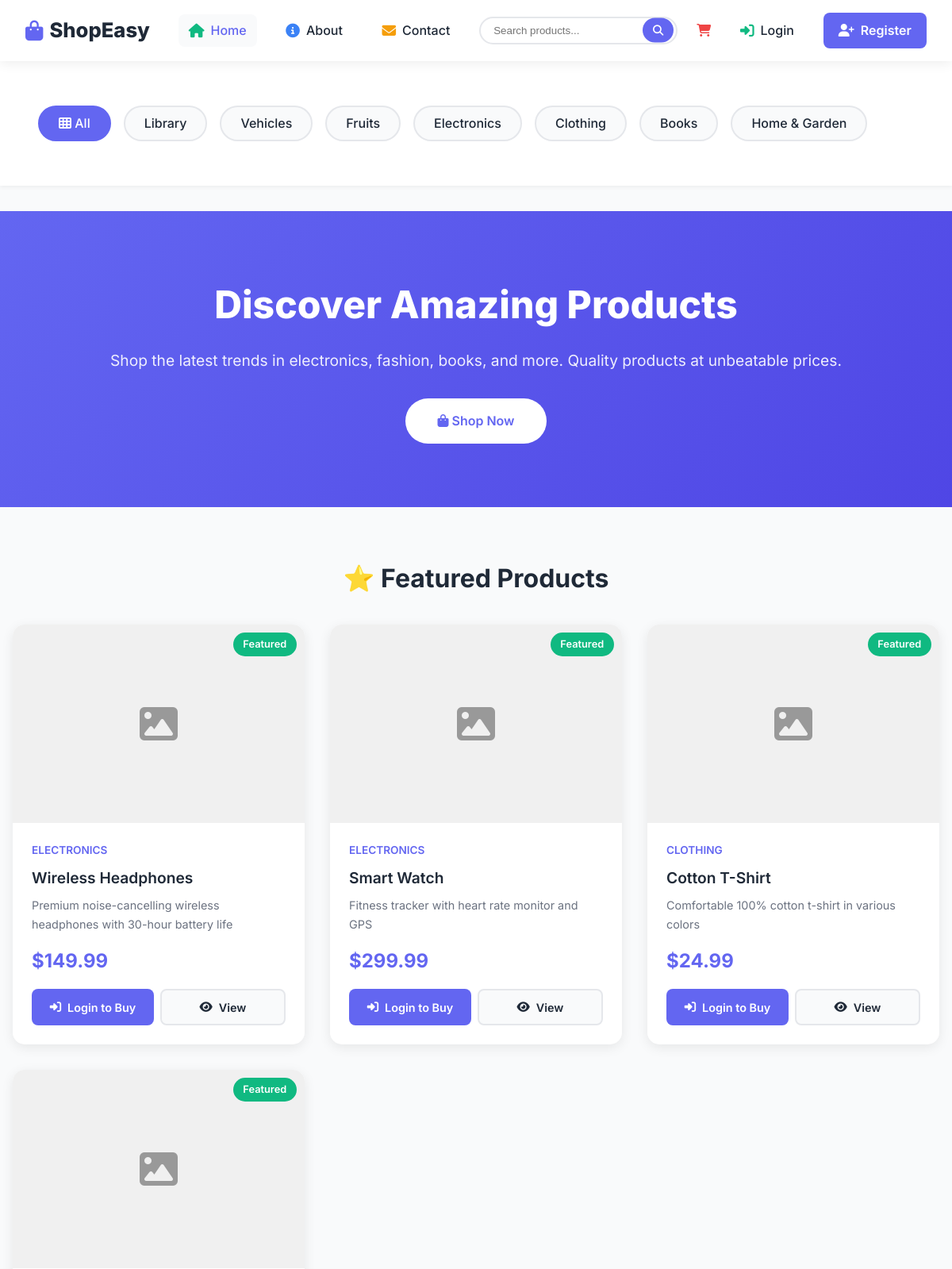
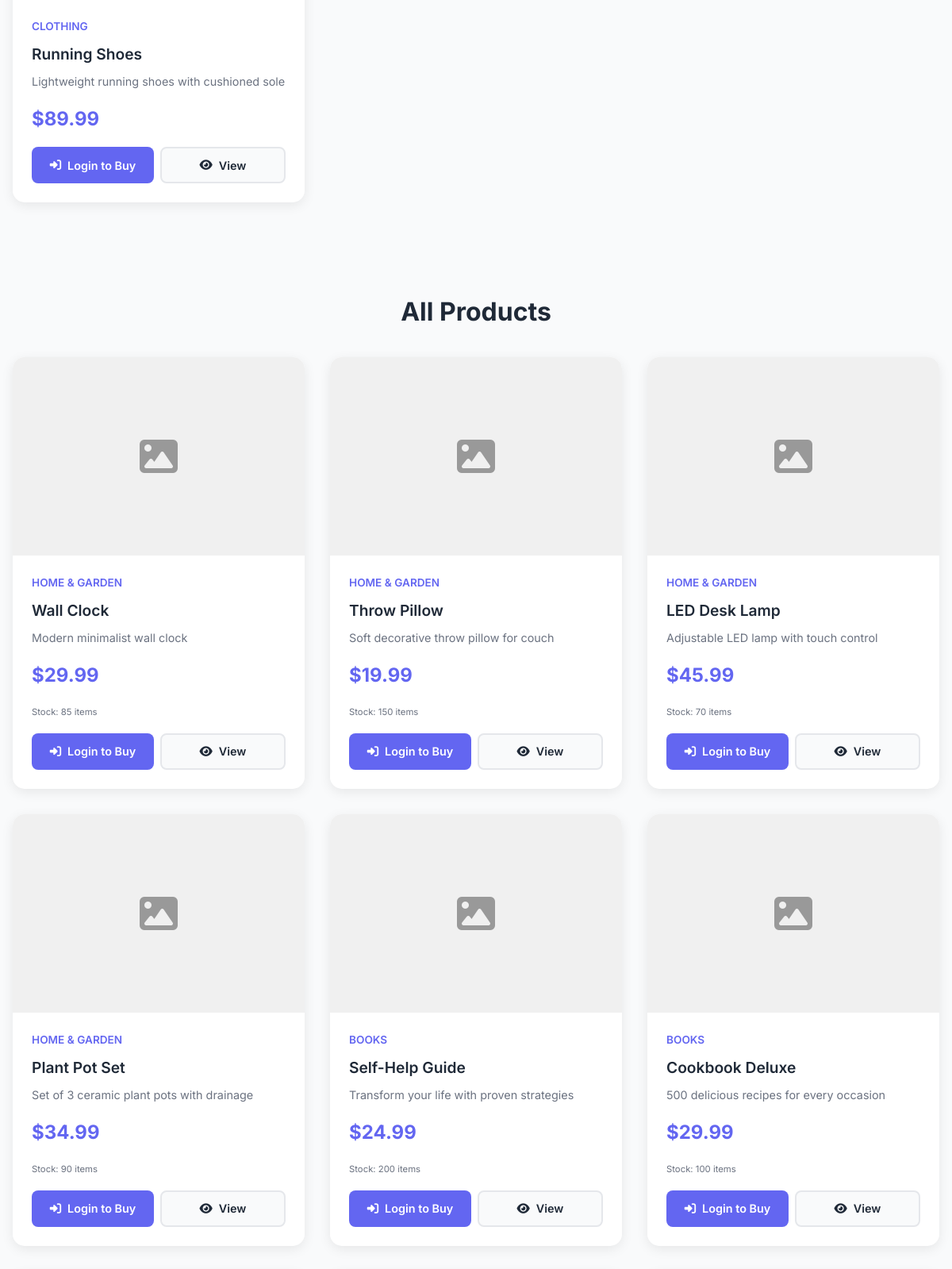
The page / (upper part) on the database its author committed (2 pictures, top to bottom).
### myApp/models.py (models this page shows, shortened)
class Category(models.Model):
    name = models.CharField(max_length=100)
    description = models.TextField(blank=True, null=True)
    class Meta:
        verbose_name_plural = "Categories"

class Product(models.Model):
    name = models.CharField(max_length=200)
    description = models.TextField()
    price = models.DecimalField(max_digits=10, decimal_places=2)
    category = models.ForeignKey(Category, on_delete=models.CASCADE, related_name='products', null=True, blank=True)
    image = models.ImageField(upload_to='products/', blank=True, null=True)
    stock = models.IntegerField(default=0)
    featured = models.BooleanField(default=False)
    created_at = models.DateTimeField(auto_now_add=True)

### myApp/views.py (the view)
# urls.py: path('', views.home, name='home'),
def home(request):
    products = Product.objects.filter(stock__gt=0).order_by('-created_at')[:12]
    featured_products = Product.objects.filter(featured=True, stock__gt=0)[:4]
    categories = Category.objects.annotate(product_count=Count('products')).filter(product_count__gt=0)
    return render(request, 'home.html', {
        'products': products,
        'featured_products': featured_products,
        'categories': categories
    })

### myApp/templates/home.html (shortened to what this page needs)
{% extends 'base.html' %}
{% load static %}
{% block content %}
<section class="hero">
    <div class="hero-content">
        <h1>Discover Amazing Products</h1>
        <p>Shop the latest trends in electronics, fashion, books, and more. Quality products at unbeatable prices.</p>
        <a href="#products" class="cta-button pulse">
            <i class="fas fa-shopping-bag"></i> Shop Now
        </a>
    </div>
</section>
{% if featured_products %}
<div class="container">
    <div class="section-title">
        <h2>⭐ Featured Products</h2>
    </div>
    <div class="product-grid">
        {% for product in featured_products %}
        <div class="product-card" data-category="{{ product.category.name|lower }}">
            <div class="product-badge">Featured</div>
            <div class="product-image">
                {% if product.image %}
                <img src="{{ product.image.url }}" alt="{{ product.name }}" loading="lazy">
                {% else %}
                <div style="background: #f0f0f0; height: 100%; display: flex; align-items: center; justify-content: center; color: #999;">
                    <i class="fas fa-image fa-3x"></i>
                </div>
                {% endif %}
            </div>
            <div class="product-info">
                <div class="product-category">{{ product.category.name }}</div>
                <h3 class="product-title">{{ product.name }}</h3>
                <p class="product-description">{{ product.description|truncatechars:100 }}</p>
                <div class="product-price">${{ product.price }}</div>
                <div class="product-actions">
                    {% if user.is_authenticated %}
                    <a href="{% url 'add_to_cart' product.id %}" class="btn btn-primary add-to-cart">
                        <i class="fas fa-cart-plus"></i> Add to Cart
                    </a>
                    {% else %}
                    <a href="{% url 'login' %}" class="btn btn-primary">
                        <i class="fas fa-sign-in-alt"></i> Login to Buy
                    </a>
                    {% endif %}
                    <a href="{% url 'product_detail' product.id %}" class="btn btn-secondary">
                        <i class="fas fa-eye"></i> View
                    </a>
                </div>
            </div>
        </div>
        {% endfor %}
    </div>
</div>
{% endif %}
<div class="container" id="products">
    <div class="section-title">
        <h2>All Products</h2>
    </div>
    {% if products %}
    <div class="product-grid">
        {% for product in products %}
        <div class="product-card" data-category="{{ product.category.name|lower }}">
            <div class="product-image">
                {% if product.image %}
                <img src="{{ product.image.url }}" alt="{{ product.name }}" loading="lazy">
                {% else %}
                <div style="background: #f0f0f0; height: 100%; display: flex; align-items: center; justify-content: center; color: #999;">
                    <i class="fas fa-image fa-3x"></i>
                </div>
                {% endif %}
            </div>
            <div class="product-info">
                <div class="product-category">{{ product.category.name }}</div>
                <h3 class="product-title">{{ product.name }}</h3>
                <p class="product-description">{{ product.description|truncatechars:100 }}</p>
                <div class="product-price">${{ product.price }}</div>
                <div class="product-stock">
                    <small>Stock: {{ product.stock }} items</small>
                </div>
                <div class="product-actions">
                    {% if user.is_authenticated and product.stock > 0 %}
                    <a href="{% url 'add_to_cart' product.id %}" class="btn btn-primary add-to-cart">
                        <i class="fas fa-cart-plus"></i> Add to Cart
                    </a>
                    {% elif product.stock == 0 %}
                    <button class="btn btn-secondary" disabled>
                        <i class="fas fa-times-circle"></i> Out of Stock
                    </button>
                    {% else %}
                    <a href="{% url 'login' %}" class="btn btn-primary">
                        <i class="fas fa-sign-in-alt"></i> Login to Buy
                    </a>
                    {% endif %}
                    <a href="{% url 'product_detail' product.id %}" class="btn btn-secondary">
                        <i class="fas fa-eye"></i> View
                    </a>
                </div>
            </div>
        </div>
        {% endfor %}
    </div>
    {% endif %}
</div>
{% endblock %}

### myApp/templates/base.html (shortened to what this page needs)
<!DOCTYPE html>
<html lang="en">
<head>
    {% load static %}
    <link rel="stylesheet" href="https://cdnjs.cloudflare.com/ajax/libs/font-awesome/6.4.0/css/all.min.css">
    <link rel="stylesheet" href="{% static 'css/style.css' %}">
</head>
<body>
    <nav class="navbar">
        <a href="{% url 'home' %}" class="logo">
            <i class="fas fa-shopping-bag" style="color: #6366f1;"></i> ShopEasy
        </a>
        <div class="nav-links">
            <a href="{% url 'home' %}" class="nav-link {% if request.path == '/' %}active{% endif %}">
                <i class="fas fa-home" style="color: #10b981;"></i> Home
            </a>
            <a href="{% url 'about' %}" class="nav-link {% if request.path == '/about/' %}active{% endif %}">
                <i class="fas fa-info-circle" style="color: #3b82f6;"></i> About
            </a>
            <a href="{% url 'contact' %}" class="nav-link {% if request.path == '/contact/' %}active{% endif %}">
                <i class="fas fa-envelope" style="color: #f59e0b;"></i> Contact
            </a>
            <div class="search-box">
                <form action="{% url 'search_products' %}" method="get">
                    <input type="text" name="q" placeholder="Search products...">
                    <button type="submit" class="search-btn">
                        <i class="fas fa-search"></i>
                    </button>
                </form>
            </div>
            <a href="{% url 'cart' %}" class="cart-icon">
                <i class="fas fa-shopping-cart" style="color: #ef4444;"></i>
            </a>
            {% if user.is_authenticated %}
                <div class="user-dropdown">
                    <button class="user-dropdown-btn">
                        <i class="fas fa-user-circle" style="color: #8b5cf6;"></i> Hi, {{ user.username }}
                        <i class="fas fa-chevron-down" style="font-size: 0.8rem; margin-left: 0.3rem;"></i>
                    </button>
                    <div class="user-dropdown-menu">
                        <a href="{% url 'profile' %}">
                            <i class="fas fa-user"></i> My Profile
                        </a>
                        <a href="{% url 'cart' %}">
                            <i class="fas fa-shopping-cart"></i> My Cart
                        </a>
                        {% if user.is_superuser %}
                        <a href="/admin/">
                            <i class="fas fa-cog"></i> Admin Panel
                        </a>
                        {% endif %}
                        <a href="{% url 'logout' %}" style="color: #ef4444;">
                            <i class="fas fa-sign-out-alt"></i> Logout
                        </a>
                    </div>
                </div>
            {% else %}
                <a href="{% url 'login' %}" class="nav-link">
                    <i class="fas fa-sign-in-alt" style="color: #10b981;"></i> Login
                </a>
                <a href="{% url 'register' %}" class="btn btn-primary" style="padding: 0.6rem 1.2rem;">
                    <i class="fas fa-user-plus"></i> Register
                </a>
            {% endif %}
        </div>
    </nav>
    {% if categories %}
    <section class="top-categories">
        <div class="container">
            <div class="categories">
                <a href="{% url 'home' %}" class="category-tag {% if not request.resolver_match.url_name == 'category' %}active{% endif %}">
                    <i class="fas fa-th"></i> All
                </a>
                {% for category in categories %}
                    <a href="{% url 'category' category.id %}" class="category-tag {% if request.resolver_match.kwargs.category_id == category.id %}active{% endif %}">
                        {{ category.name }}
                    </a>
                {% endfor %}
            </div>
        </div>
    </section>
    {% endif %}
    <main>
        {% block content %}{% endblock %}
    </main>
</body>
</html>

### rows shown on the page
Category: name "Library"
Category: name "Vehicles"
Category: name "Fruits"
Category: name "Electronics"
Category: name "Clothing"
Category: name "Books"
Category: name "Home & Garden"
Product: category.name "ELECTRONICS", name "Wireless Headphones", description "Premium noise-cancelling wireless headphones with 30-hour battery life", price "149.99"
Product: category.name "ELECTRONICS", name "Smart Watch", description "Fitness tracker with heart rate monitor and GPS", price "299.99"
Product: category.name "CLOTHING", name "Cotton T-Shirt", description "Comfortable 100% cotton t-shirt in various colors", price "24.99"
Product: category.name "CLOTHING", name "Running Shoes", description "Lightweight running shoes with cushioned sole", price "89.99"
Product: category.name "HOME & GARDEN", name "Wall Clock", description "Modern minimalist wall clock", price "29.99", stock "85", shows "Login to Buy"
Product: category.name "HOME & GARDEN", name "Throw Pillow", description "Soft decorative throw pillow for couch", price "19.99", stock "150", shows "Login to Buy"
Product: category.name "HOME & GARDEN", name "LED Desk Lamp", description "Adjustable LED lamp with touch control", price "45.99", stock "70", shows "Login to Buy"
Product: category.name "HOME & GARDEN", name "Plant Pot Set", description "Set of 3 ceramic plant pots with drainage", price "34.99", stock "90", shows "Login to Buy"
Product: category.name "BOOKS", name "Self-Help Guide", description "Transform your life with proven strategies", price "24.99", stock "200", shows "Login to Buy"
Product: category.name "BOOKS", name "Cookbook Deluxe", description "500 delicious recipes for every occasion", price "29.99", stock "100", shows "Login to Buy"
